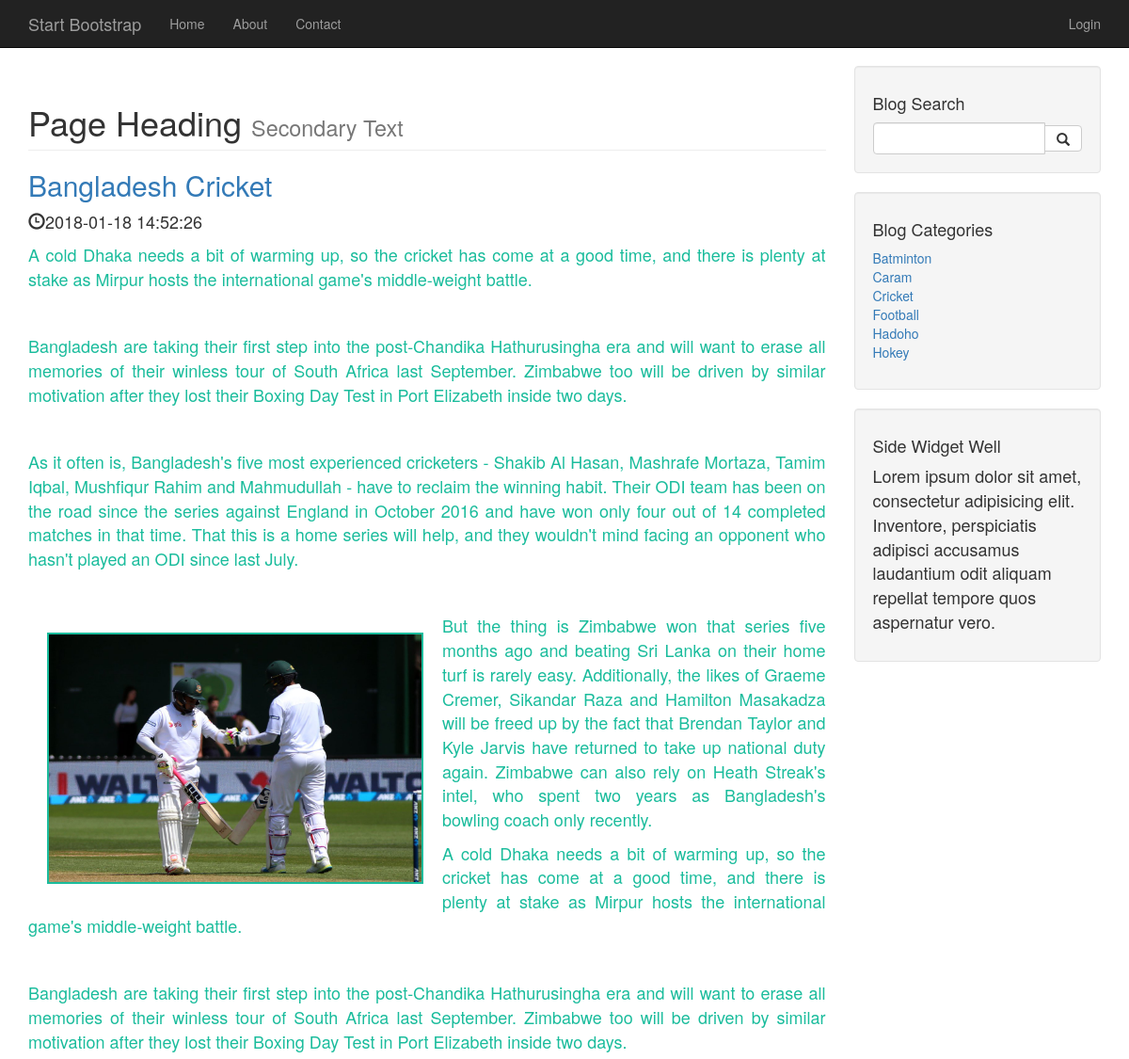
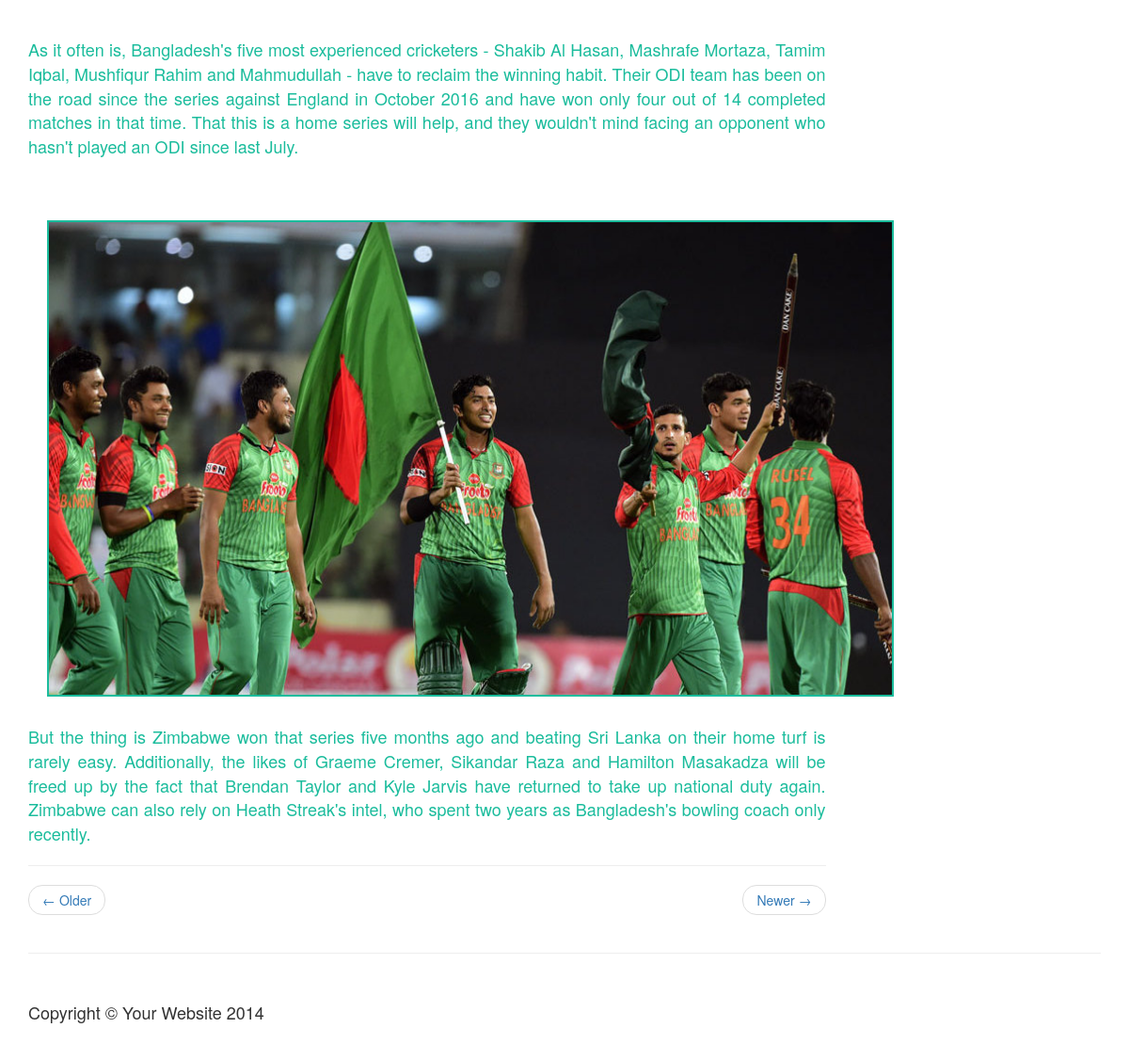
Screenshot of /post.php?id=28 with the database file from the repository (2 pictures, top to bottom).
### tables this page shows
CREATE TABLE `posts` (
  `id` int(11) NOT NULL,
  `title` varchar(255) NOT NULL,
  `body` text NOT NULL,
  `categories` tinyint(4) NOT NULL,
  `user` tinyint(4) NOT NULL,
  `date` timestamp NOT NULL DEFAULT CURRENT_TIMESTAMP ON UPDATE CURRENT_TIMESTAMP
);

CREATE TABLE `category` (
  `id` int(11) NOT NULL,
  `name` varchar(50) NOT NULL
);

### post.php (the view, shortened to what this page needs)
<?php  require "canect.php" ?>
<head>
    <link href="css/bootstrap.min.css" rel="stylesheet">
    <link href="css/blog-home.css" rel="stylesheet">
</head>
<body>
	<?php include "include/header.php" ?>
    <div class="container">
        <div class="row">
        <?php
	$id=$_GET['id'];
	$sql = $db->query("SELECT * FROM posts WHERE id =".$id);
	$data = $sql->fetch_array();
?>
            <div class="col-md-9">
                <h1 class="page-header">
                    Page Heading
                    <small>Secondary Text</small>
                </h1>
                <h2>
                    <a href="<h2 class="blog-post-title""><?php echo $data["title"]; ?></a>
                </h2>
                <p><span class="glyphicon glyphicon-time"></span><?php echo $data["date"]; ?></p>
                <p><?php echo $data["body"]; ?></p>
                <hr>
                <ul class="pager">
                    <li class="previous">
                        <a href="#">&larr; Older</a>
                    </li>
                    <li class="next">
                        <a href="#">Newer &rarr;</a>
                    </li>
                </ul>
            </div>
            <?php include "include/sidebar.php" ?>
			<?php include "include/footer.php" ?>
</body>
</html>

### include/sidebar.php
    <div class="col-md-3">
        <div class="well">
            <h4>Blog Search</h4>
            <div class="input-group">
                <input type="text" class="form-control">
                <span class="input-group-btn">
                    <button class="btn btn-default" type="button">
                        <span class="glyphicon glyphicon-search"></span>
                </button>
                </span>
            </div>
        </div>
        <div class="well">
            <h4>Blog Categories</h4>
            <div class="row">
                <div class="col-lg-12">
                <?php $sql = $db->query("SELECT * FROM category"); ?>
                    <ul class="list-unstyled">
                    <?php while($data= $sql->fetch_array()){ ?>
                        <li>
                        <a href="post_cate.php?categories=<?php echo $data['id'];?>"><?php echo $data['name']; ?></a></li>
                        <?php } ?>
                    </ul>
                </div>
            </div>
        </div>
        <div class="well">
            <h4>Side Widget Well</h4>
            <p>Lorem ipsum dolor sit amet, consectetur adipisicing elit. Inventore, perspiciatis adipisci accusamus laudantium odit aliquam repellat tempore quos aspernatur vero.</p>
        </div>
    </div>
</div>

### css/blog-home.css (style rules this page uses)
body { padding-top: 70px; }
p { font-size:18px; !important }

### rows the page displays
posts: title "Bangladesh Cricket", date "2018-01-18 14:52:26", body "A cold Dhaka needs a bit of warming up, so the cricket has come at a good time, and there is plenty at stake as Mirpur hosts the international game's middle-weight battle. Bangladesh are taking their first step into the post-Chandika Hathurusingha era and will want to erase all memories of their winless tour of South Africa last September. Zimbabwe too will be driven by similar motivation after they lost their Boxing Day Test in Port Elizabeth inside two days. As it often is, Bangladesh's five most experienced cricketers - Shakib Al Hasan, Mashrafe Mortaza, Tamim Iqbal, Mushfiqur Rahim and Mahmudullah - have to reclaim the winning habit. Their ODI team has been on the road since the series…", body (picture)
category: name "Batminton"
category: name "Caram"
category: name "Cricket"
category: name "Football"
category: name "Hadoho"
category: name "Hokey"
